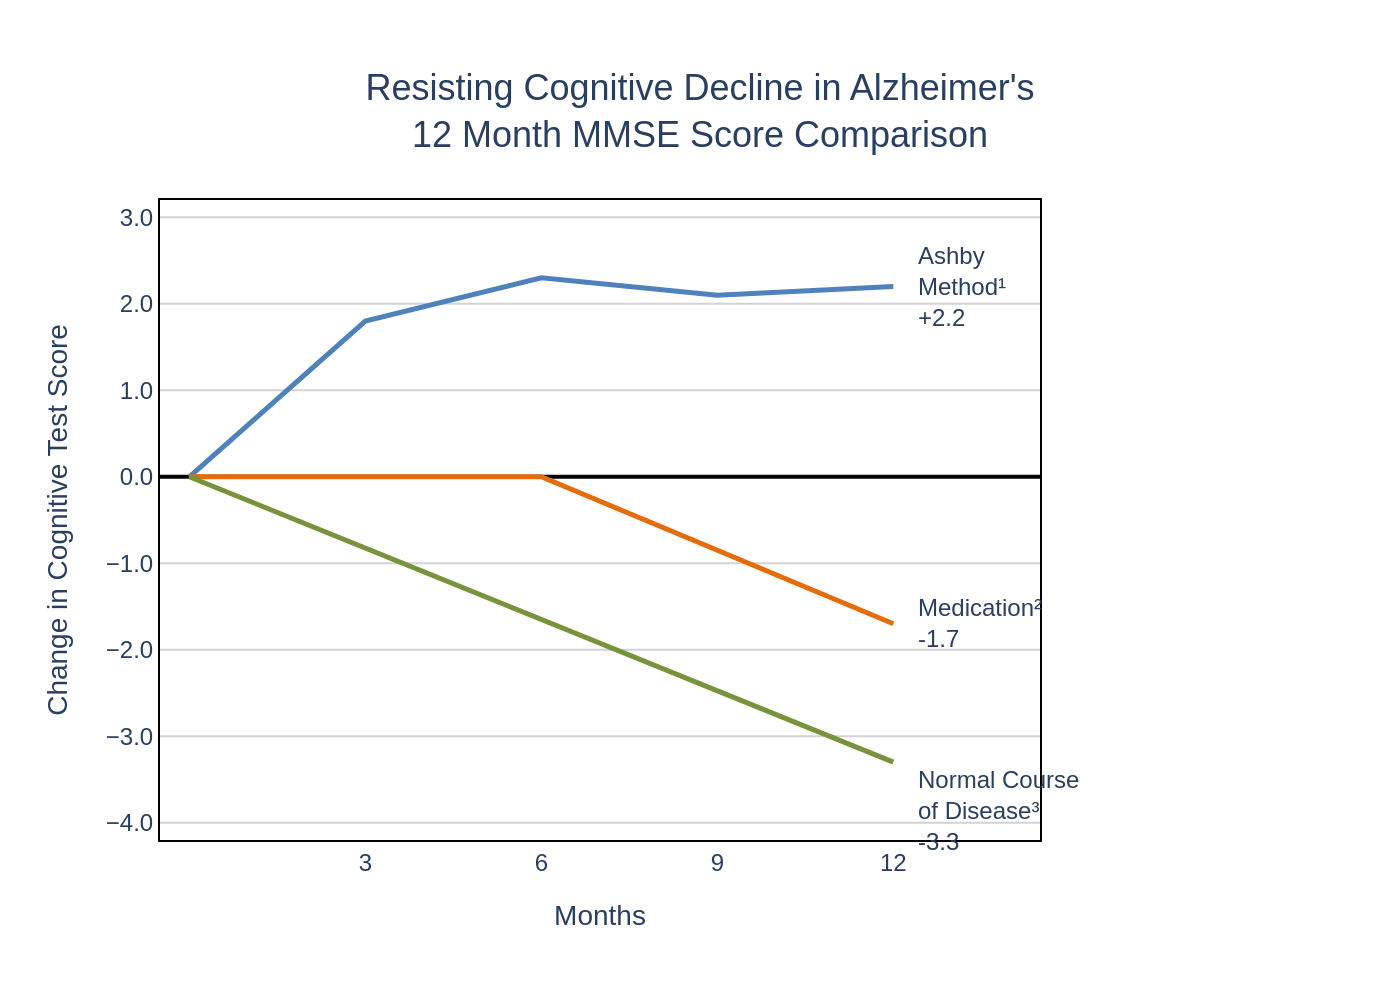

This chart was generated by the following Python code:
import sys
import json
from pathlib import Path
import plotly.graph_objects as go

def main():
    """
    Main function to generate a chart from a JSON file.
    """
    if len(sys.argv) != 2:
        print(f"Usage: python {Path(__file__).name} <json_file_path>", file=sys.stderr)
        sys.exit(1)

    json_path = Path(sys.argv[1])
    if not json_path.is_file():
        print(f"Error: File not found at {json_path}", file=sys.stderr)
        sys.exit(1)

    try:
        with open(json_path, 'r', encoding='utf-8') as f:
            config = json.load(f)
    except (json.JSONDecodeError, IOError) as e:
        print(f"Error reading or parsing JSON file: {e}", file=sys.stderr)
        sys.exit(1)

    chart_data = config.get('chart_data', [])
    texts = config.get('texts', {})
    colors = config.get('colors', [])

    fig = go.Figure()

    # Add traces for each data series
    for i, series in enumerate(chart_data):
        fig.add_trace(go.Scatter(
            x=series.get('x'),
            y=series.get('y'),
            mode='lines',
            line=dict(color=colors[i], width=2.5),
            showlegend=False
        ))

    # Add annotations for each line, positioned at the end
    y_anchors = ['middle', 'middle', 'top']
    for i, series in enumerate(chart_data):
        if series.get('x') and series.get('y'):
            fig.add_annotation(
                x=series['x'][-1],
                y=series['y'][-1],
                text=series.get('annotation_text', ''),
                showarrow=False,
                xanchor='left',
                yanchor=y_anchors[i],
                xshift=10,
                align='left',
                font=dict(family="Arial", size=12)
            )

    # Update layout
    fig.update_layout(
        title=dict(
            text=texts.get('title', ''),
            x=0.5,
            xanchor='center',
            font=dict(family="Arial", size=18)
        ),
        xaxis=dict(
            title=texts.get('x_axis_title', ''),
            tickvals=[3, 6, 9, 12],
            range=[-0.5, 14.5],
            showgrid=False,
            zeroline=False,
            showline=True,
            linewidth=1,
            linecolor='black',
            mirror=True,
            title_font=dict(size=14),
            tickfont=dict(size=12)
        ),
        yaxis=dict(
            title=texts.get('y_axis_title', ''),
            range=[-4.2, 3.2],
            tickvals=[-4.0, -3.0, -2.0, -1.0, 0.0, 1.0, 2.0, 3.0],
            tickformat='.1f',
            gridcolor='#D3D3D3',
            zeroline=True,
            zerolinewidth=2,
            zerolinecolor='black',
            showline=True,
            linewidth=1,
            linecolor='black',
            mirror=True,
            title_font=dict(size=14),
            tickfont=dict(size=12)
        ),
        plot_bgcolor='white',
        font=dict(family="Arial"),
        margin=dict(l=80, r=180, t=100, b=80),
        autosize=False,
        width=800,
        height=600
    )

    # Output the image
    output_filename = json_path.with_suffix(".png")
    fig.write_image(output_filename, scale=2)
    print(f"Chart saved to {output_filename}")

if __name__ == "__main__":
    main()
